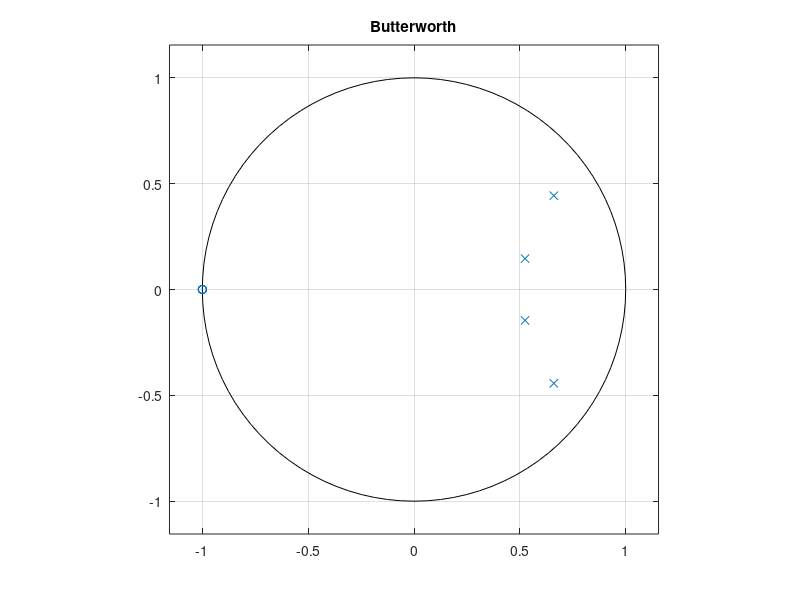
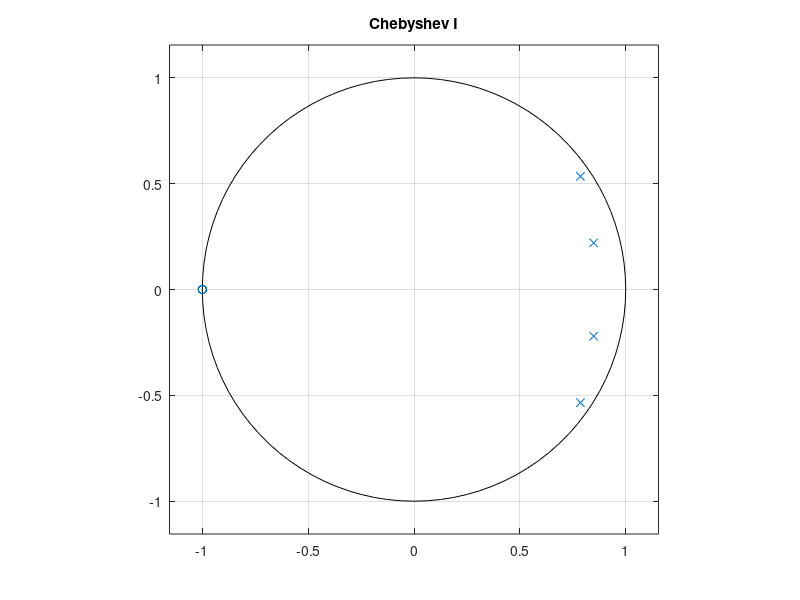
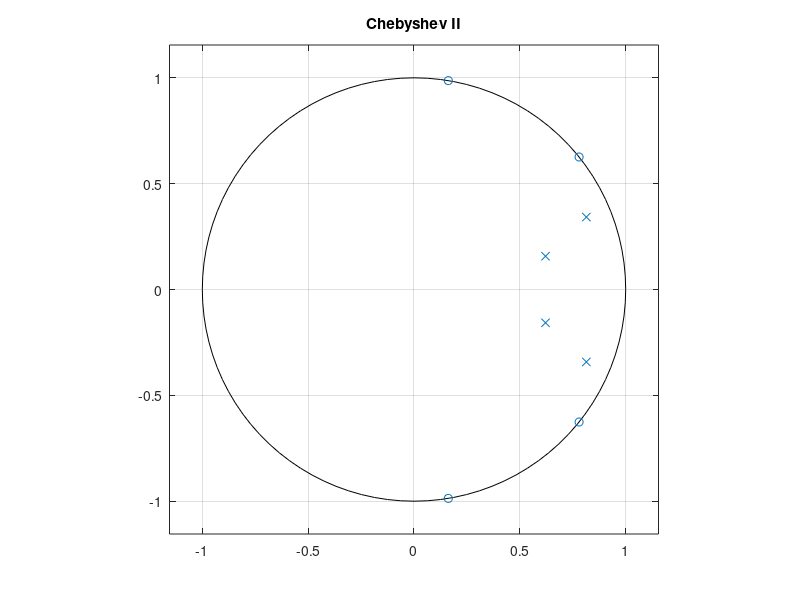
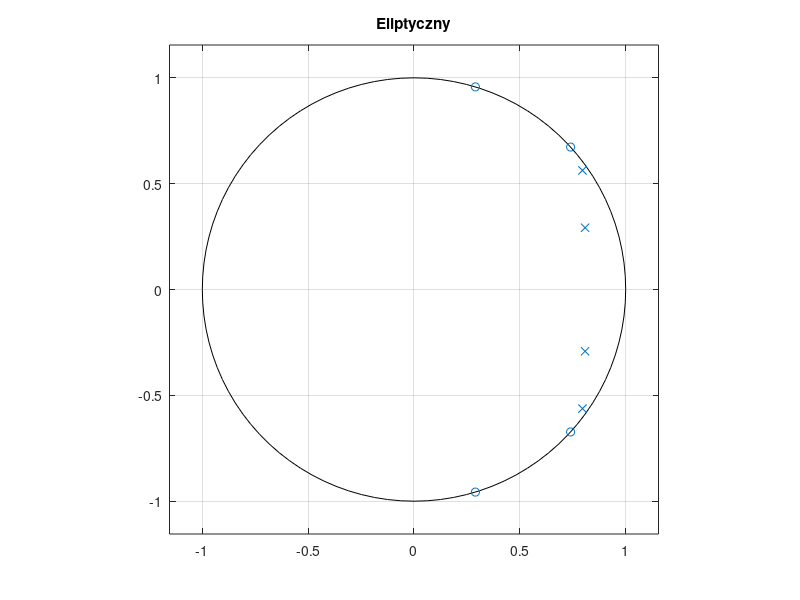

Write MATLAB code to recreate these figures, in order.
%% Porównanie filtrów IIR
clear; clc; close all;

%% Parametry filtru
filterOrder = 4;                % Rząd filtru
Fsmp = 1000;                    % Częstotliwość próbkowania [Hz]
cutoffFreq = 100;               % Częstotliwość graniczna [Hz]

FNyq = Fsmp / 2;                % Częstotliwość Nyquista

%% Definicja filtrów
% Filtr Butterworth'a
[ b_butter, a_butter ] = butter( filterOrder, cutoffFreq / FNyq );

% Chebyshev typu I - 3 dB falowania w paśmie przenoszenia
[ b_cheby1, a_cheby1 ] = cheby1( filterOrder, 3, cutoffFreq / FNyq );

% Chebyshev typu II - 30 dB tłumienia w paśmie zaporowym
[ b_cheby2, a_cheby2 ] = cheby2( filterOrder, 30, cutoffFreq / FNyq );

% Filtr eliptyczny - 3 dB falowania w paśmie przenoszenia i 30 dB 
% tłumienia w paśmie zaporowym.
[ b_ellip, a_ellip ] = ellip( filterOrder, 3, 30, cutoffFreq / FNyq );

%% Chrakterystyki częstotliwościowe
[ h_butter, w_butter ] = freqz( b_butter, a_butter );
f_butter = ( w_butter ./ pi ) .* FNyq;

[ h_cheby1, w_cheby1 ] = freqz( b_cheby1, a_cheby1 );
f_cheby1 = ( w_cheby1 ./ pi ) .* FNyq;

[ h_cheby2, w_cheby2 ] = freqz( b_cheby2, a_cheby2 );
f_cheby2 = ( w_cheby2 ./ pi ) .* FNyq;

[ h_ellip, w_ellip ] = freqz( b_ellip, a_ellip );
f_ellip = ( w_ellip ./ pi ) .* FNyq;

figure( 11 ), semilogx( f_butter, 20*log10( abs( h_butter ) ) );
hold on;
grid on;
semilogx( f_cheby1, 20*log10( abs( h_cheby1 ) ) );
semilogx( f_cheby2, 20*log10( abs( h_cheby2 ) ) );
semilogx( f_ellip, 20*log10( abs( h_ellip ) ) );

legend( "Butterworth", "Chebyshev I", "Chebyshev II", "Eliptyczny", 'Location','southwest' );

% xlim( [10 1000 ] );
ylim( [ -100 10 ] );

%% Bieguny i zera
figure, zplane( b_butter, a_butter ), title( "Butterworth");
figure, zplane( b_cheby1, a_cheby1 ), title( "Chebyshev I");
figure, zplane( b_cheby2, a_cheby2 ), title( "Chebyshev II");
figure, zplane( b_ellip, a_ellip ), title( "Eliptyczny");

